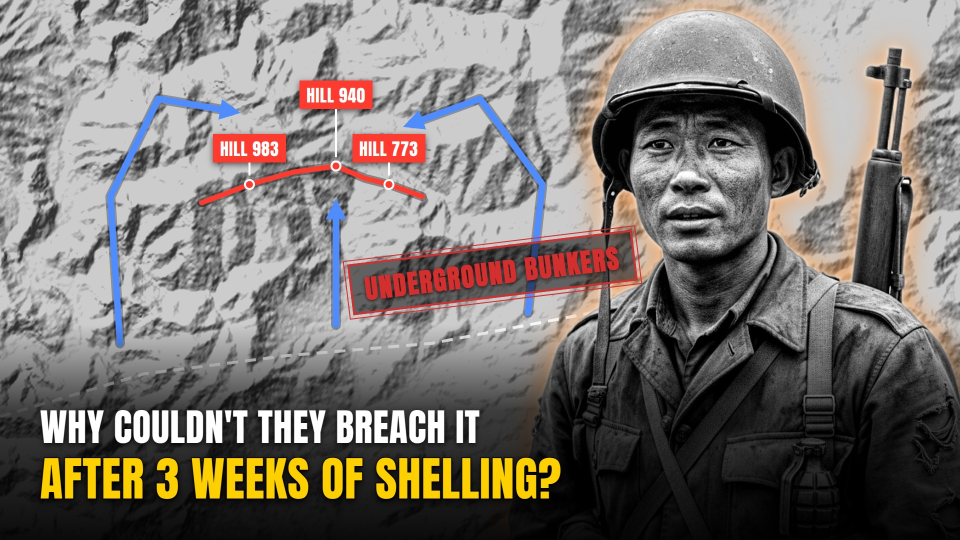
#> input picture thumbnails/bloodyridge_en_A.jpg, 1920 x 1080 px (shown at 1/2 size)
$ python -i ai_images.py   (imports and definitions only)
#> lines starting #> are read from the running program, lines starting #| are printed output that depends on the picture
#> further down, picture is the input picture: PIL image 1920x1080 RGB; mean R, G, B 121.7, 115.5, 110.3
"""재연 일러스트·썸네일 배경 이미지 생성.

python pipeline/ai_images.py yongmunsan [--thumb]

이미지 엔진 (환경변수 IMAGE_PROVIDER, 기본 auto):
  auto        → GEMINI_API_KEY 있으면 gemini, 아니면 Cloudflare 키가 있으면 cloudflare, 없으면 pollinations
  gemini      → Google Gemini 2.5 Flash Image (Nano Banana). Google AI Pro 구독의 월 $10 Cloud 크레딧으로 결제
                GEMINI_API_KEY (Cloud Billing 연결된 프로젝트의 키), GEMINI_IMAGE_MODEL(기본 gemini-2.5-flash-image)
  cloudflare  → Cloudflare Workers AI FLUX.1 schnell (무료 하루 1만 뉴런 ≈ 그림 150장 이상)
                CF_ACCOUNT_ID, CF_API_TOKEN 필요
  pollinations→ Pollinations.ai FLUX (가입·키 없이 무료, 15초에 1장). POLLINATIONS_TOKEN 있으면 사용
  openai      → OpenAI gpt-image-1 (유료). OPENAI_API_KEY, OPENAI_IMAGE_MODEL, OPENAI_IMAGE_QUALITY

이미 만든 그림은 프롬프트가 같으면 엔진과 상관없이 그대로 재사용한다 (서명 공식 고정).
"""
import base64
import hashlib
import io
import sys
import time
import urllib.parse

from PIL import Image

from common import ep_dirs, env, load_board, read_json, retry, session, write_json

W, H = 1536, 1024


def fit(img):
    """3:2 (1536x1024)로 가운데 잘라 맞춤."""
    img = img.convert("RGB")
    w, h = img.size
#> w = 1920; h = 1080
    if abs(w / h - W / H) > 0.01:
        if w / h > W / H:
            nw = int(h * W / H)
#> nw = 1620
            img = img.crop(((w - nw) // 2, 0, (w - nw) // 2 + nw, h))
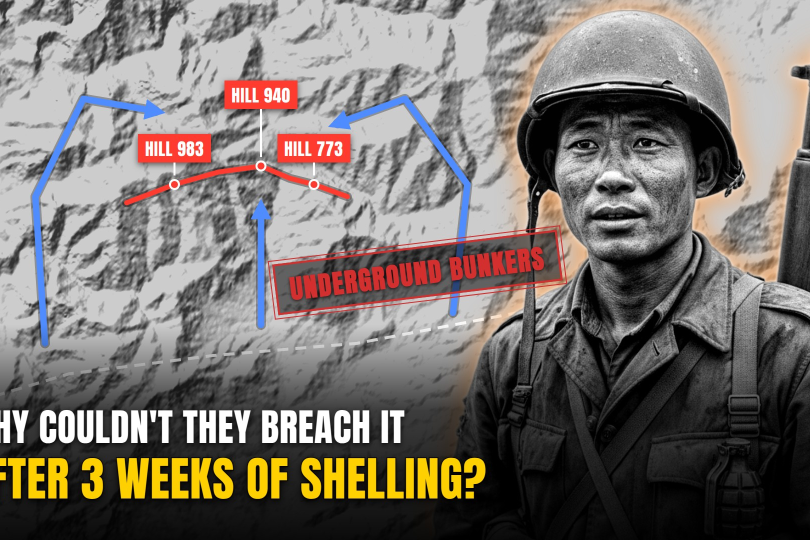
#> img: PIL image 1620x1080 RGB (shown at 1/2 size); mean R, G, B 121.7, 114.8, 109.5
        else:
            nh = int(w * H / W)
            top = int((h - nh) * 0.4)  # 위쪽(하늘·얼굴) 조금 더 남김
            img = img.crop((0, top, w, top + nh))
    return img.resize((W, H), Image.LANCZOS)


# [137 lines left out: functions gen_openai, gen_gemini, gen_cloudflare, gen_pollinations, main, cutout, not called in this run]


# [2 lines not run here, left out]

>>> from PIL import Image
>>> picture = Image.open('../thumbnails/bloodyridge_en_A.jpg')
>>> result = fit(picture)

$ run again, on thumbnails/heartbreak_en_A.jpg
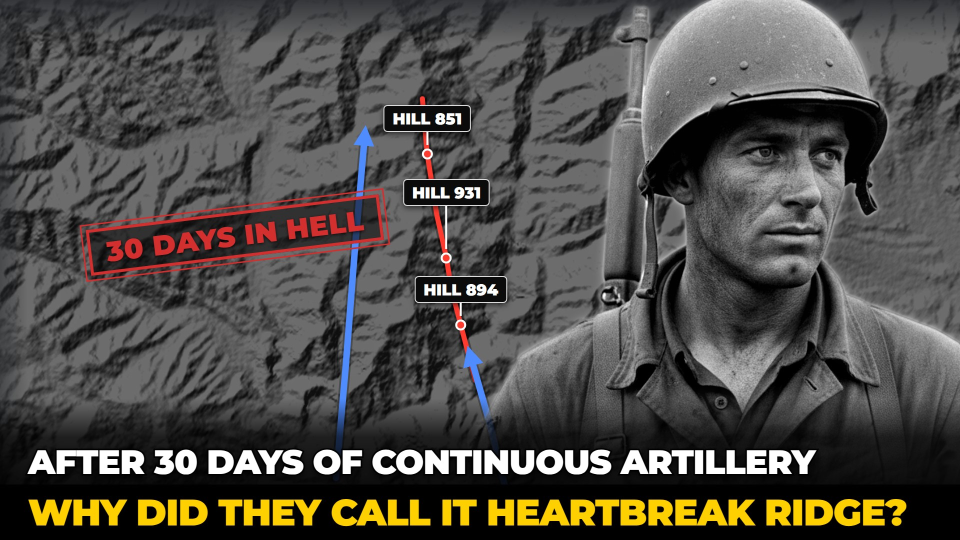
#> input picture thumbnails/heartbreak_en_A.jpg, 1920 x 1080 px (shown at 1/2 size)
#> picture is the input picture: PIL image 1920x1080 RGB; mean R, G, B 79.2, 76.2, 71.6
#> in fit, `img = img.crop(((w - nw) // 2, 0, (w - nw) // 2 + nw, h))`:
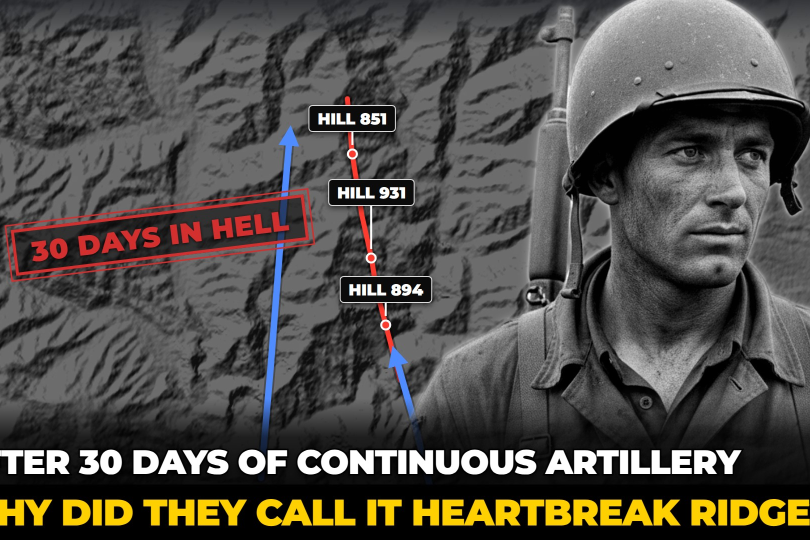
#> img: PIL image 1620x1080 RGB (shown at 1/2 size); mean R, G, B 80.7, 77.2, 72.1
#> in fit, `return img.resize((W, H), Image.LANCZOS)`:
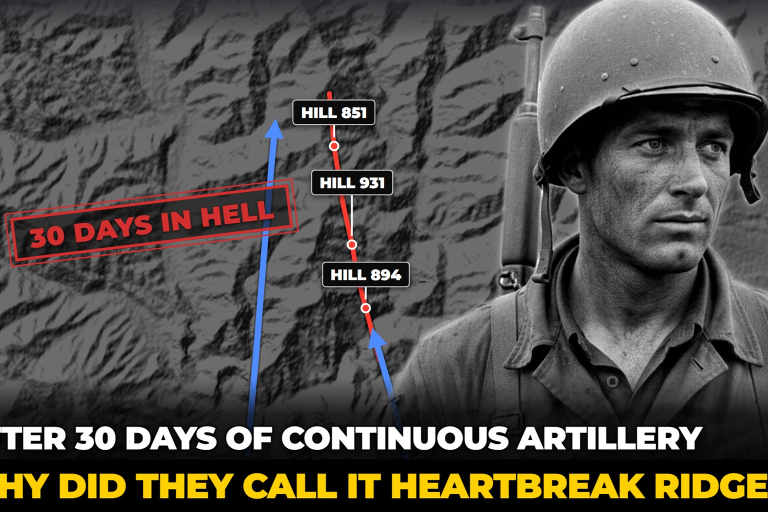
#> returned value: PIL image 1536x1024 RGB (shown at 1/2 size); mean R, G, B 80.7, 77.2, 72.1

$ run again, on thumbnails/heartbreak_ko_A.jpg
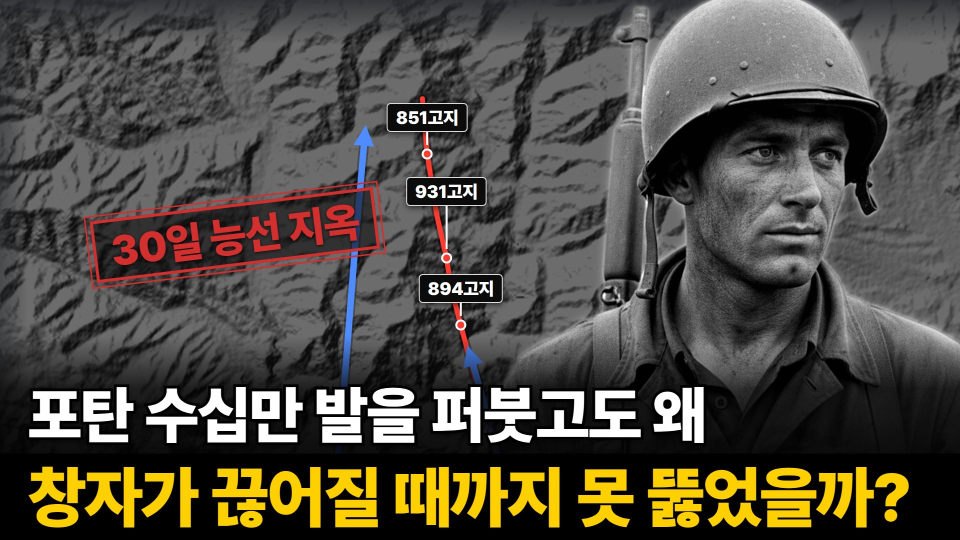
#> input picture thumbnails/heartbreak_ko_A.jpg, 1920 x 1080 px (shown at 1/2 size)
#> picture is the input picture: PIL image 1920x1080 RGB; mean R, G, B 80.7, 76, 66.4
#> in fit, `img = img.crop(((w - nw) // 2, 0, (w - nw) // 2 + nw, h))`:
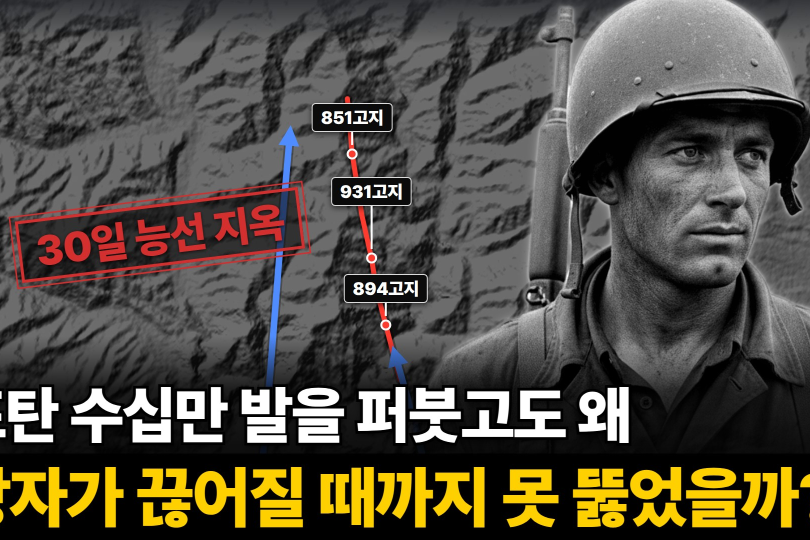
#> img: PIL image 1620x1080 RGB (shown at 1/2 size); mean R, G, B 82.8, 77.5, 67.1
#> in fit, `return img.resize((W, H), Image.LANCZOS)`:
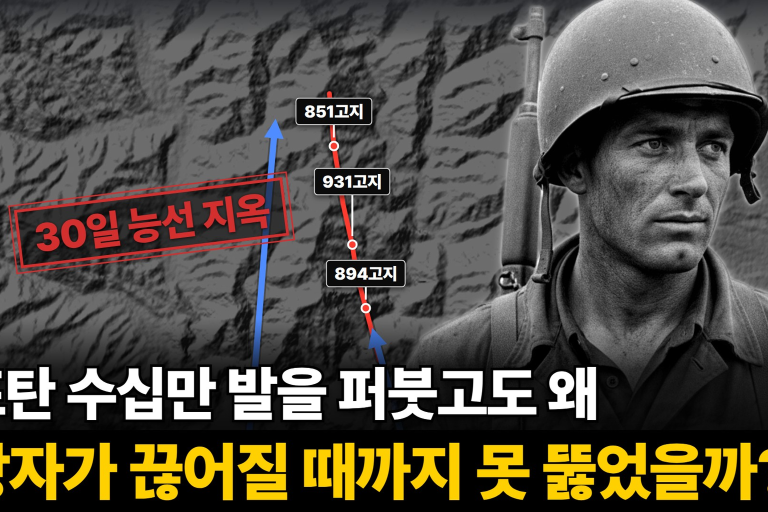
#> returned value: PIL image 1536x1024 RGB (shown at 1/2 size); mean R, G, B 82.8, 77.5, 67.2

$ run again, on thumbnails/incheon_en_A.jpg
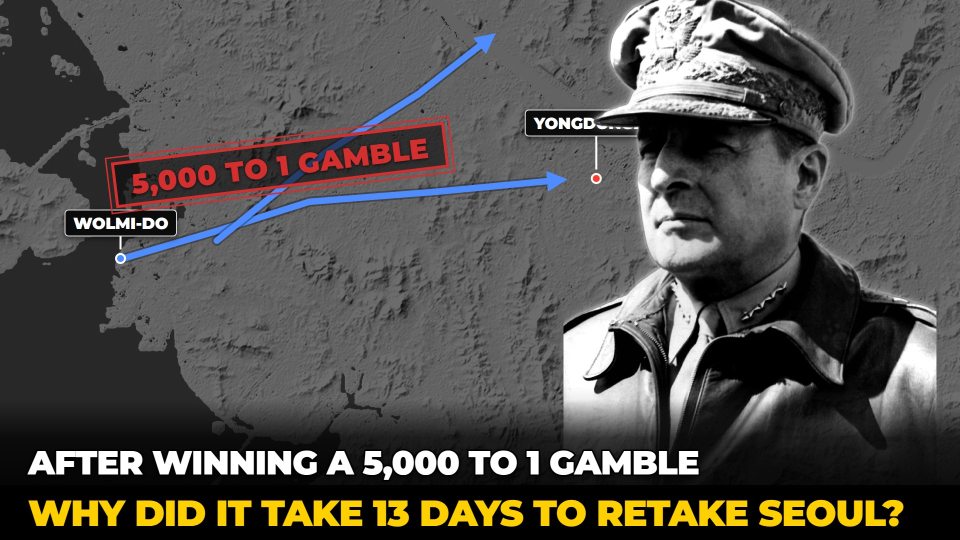
#> input picture thumbnails/incheon_en_A.jpg, 1920 x 1080 px (shown at 1/2 size)
#> picture is the input picture: PIL image 1920x1080 RGB; mean R, G, B 83, 80.3, 76.3
#> in fit, `img = img.crop(((w - nw) // 2, 0, (w - nw) // 2 + nw, h))`:
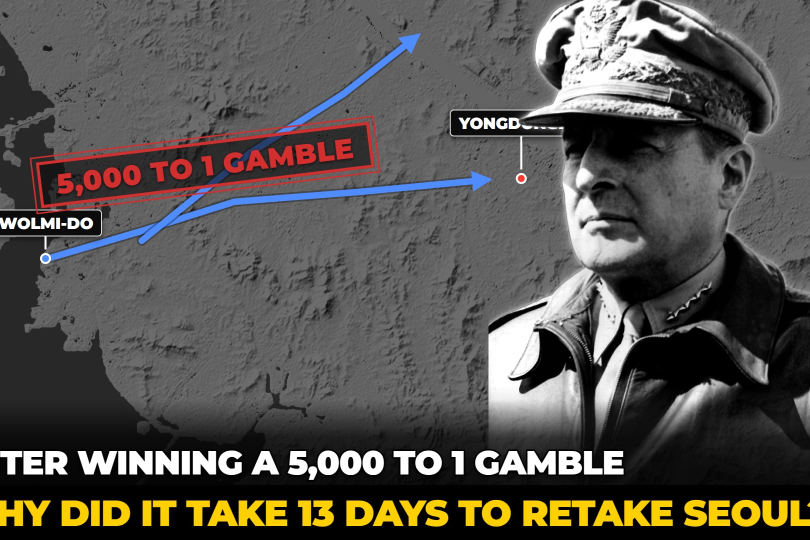
#> img: PIL image 1620x1080 RGB (shown at 1/2 size); mean R, G, B 85.8, 82.7, 78.4
#> in fit, `return img.resize((W, H), Image.LANCZOS)`:
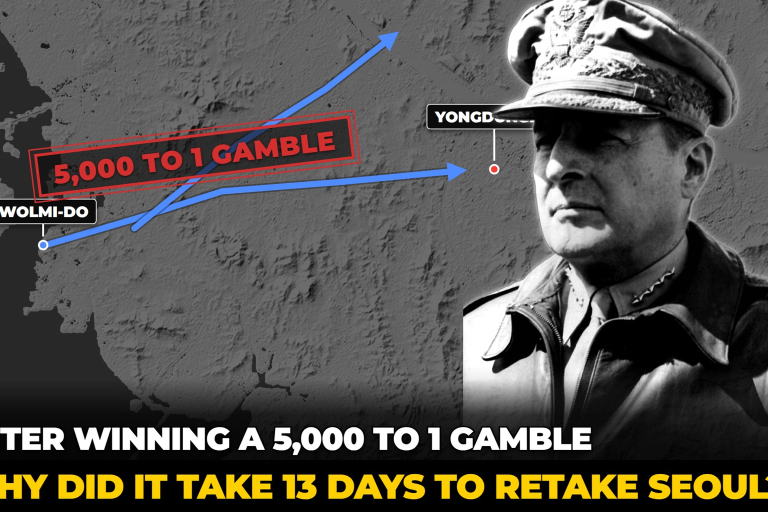
#> returned value: PIL image 1536x1024 RGB (shown at 1/2 size); mean R, G, B 85.8, 82.7, 78.4
